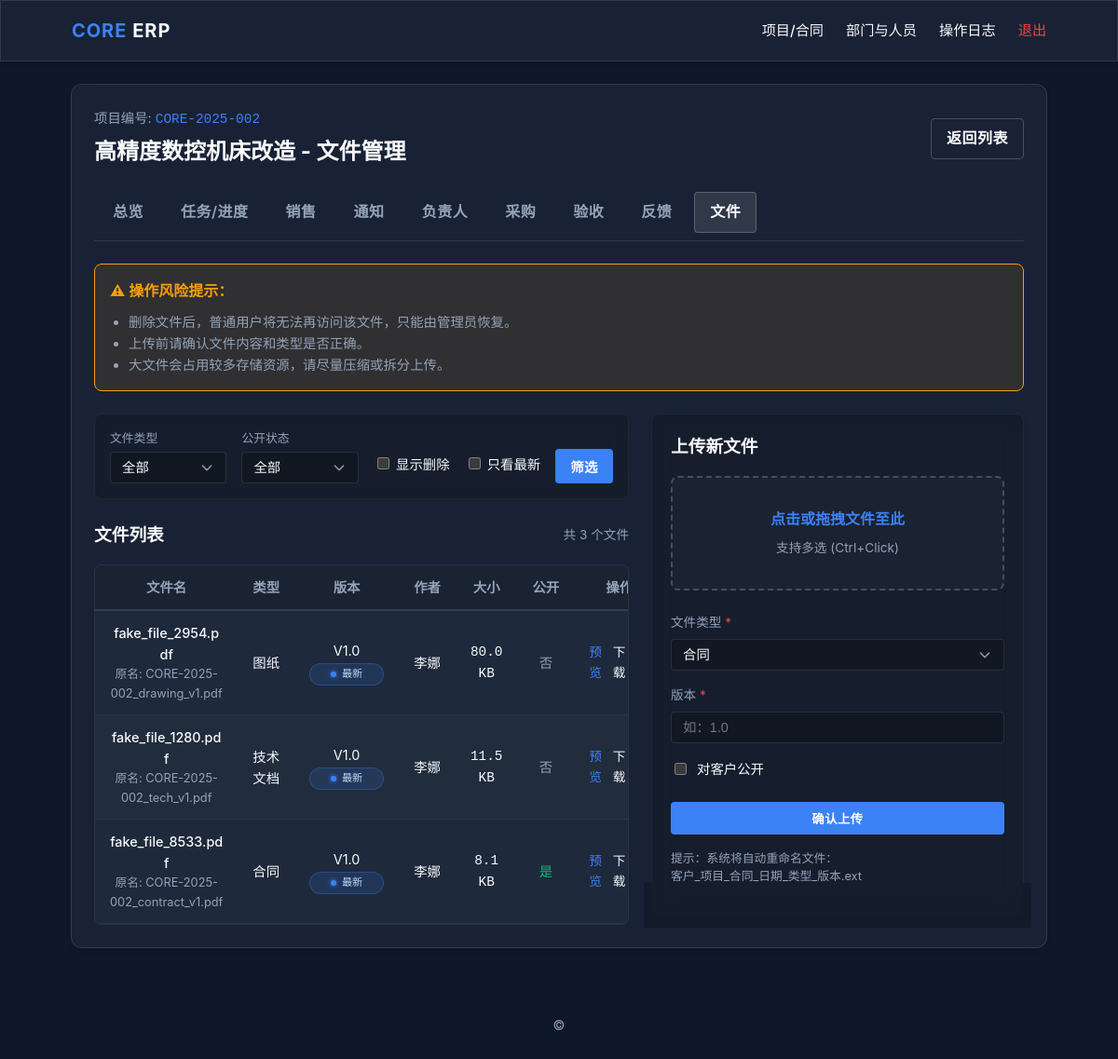
The app's page /contracts/2/files (signed in) with its own data.
### core/models.py (models this page shows)
class Contract(db.Model):
    __tablename__ = 'contracts'
    id = db.Column(db.Integer, primary_key=True)
    company_id = db.Column(db.Integer, db.ForeignKey('companies.id'), nullable=False)
    company = db.relationship('Company', back_populates='contracts')
    project_code = db.Column(db.String(50), nullable=False, unique=True)
    contract_number = db.Column(db.String(50), nullable=False)
    name = db.Column(db.String(200), nullable=False)
    planned_delivery_date = db.Column(db.Date, nullable=True)
    client_manager = db.Column(db.String(100))
    client_contact = db.Column(db.String(200))
    our_manager = db.Column(db.String(100))
    status = db.Column(db.String(50), default='新建')
    status_note = db.Column(db.String(500), nullable=True)  # 手工状态备注
    created_at = db.Column(db.DateTime, default=datetime.utcnow)
    created_by_id = db.Column(db.Integer, db.ForeignKey('users.id'))
    created_by = db.relationship('User', backref='contracts')

class ProjectFile(db.Model):
    __tablename__ = 'project_files'
    id = db.Column(db.Integer, primary_key=True)
    contract_id = db.Column(db.Integer, db.ForeignKey('contracts.id'), nullable=False)
    uploader_id = db.Column(db.Integer, db.ForeignKey('users.id'), nullable=False)
    file_type = db.Column(db.String(50), nullable=False)
    version = db.Column(db.String(20))
    author = db.Column(db.String(100))
    original_filename = db.Column(db.String(255), nullable=False)
    stored_filename = db.Column(db.String(255), nullable=False)
    content_type = db.Column(db.String(100))
    file_size = db.Column(db.Integer)
    is_public = db.Column(db.Boolean, default=False)
    owner_role = db.Column(db.String(50))
    is_deleted = db.Column(db.Boolean, default=False)
    created_at = db.Column(db.DateTime, default=datetime.utcnow)
    updated_at = db.Column(db.DateTime, default=datetime.utcnow, onupdate=datetime.utcnow)
    contract = db.relationship('Contract', backref='files')
    uploader = db.relationship('User', backref='uploaded_files')

### core/contracts.py (the view, shortened to what this page needs)
@contracts_bp.route('/<int:contract_id>/files', methods=['GET', 'POST'])
@login_required
def manage_files(contract_id):
    contract = Contract.query.get_or_404(contract_id)
    user_id = session.get('user_id')
    user = User.query.get(user_id) if user_id else None
    if request.method == 'GET':
        file_type = request.args.get("file_type") or ""
        is_public_raw = request.args.get("is_public", "")
        show_deleted = request.args.get("show_deleted") == "1"
        latest_only_flag = request.args.get("latest_only") == "1"
        if is_public_raw == "1":
            is_public = True
        elif is_public_raw == "0":
            is_public = False
        else:
            is_public = None
        all_files = file_service.list_files_for_user(
            contract=contract,
            user=user,
            file_type=file_type or None,
            is_public=is_public,
            include_deleted=show_deleted,
            latest_only=False,
        )
        latest_files = file_service.list_files_for_user(
            contract=contract,
            user=user,
            file_type=file_type or None,
            is_public=is_public,
            include_deleted=show_deleted,
            latest_only=True,
        )
        latest_ids = {f.id for f in latest_files}
        if latest_only_flag:
            files = [f for f in all_files if f.id in latest_ids]
        else:
            files = all_files
        return render_template(
            "contracts/files.html",
            contract=contract,
            user=user,  # 传给模板，用于控制“已删除可见”等权限
            files=files,
            latest_ids=latest_ids,
            filter_file_type=file_type,
            filter_is_public=is_public_raw,
            filter_show_deleted=show_deleted,
            filter_latest_only=latest_only_flag,
        )

### core/templates/contracts/files.html (shortened to what this page needs)
{% extends 'base.html' %}
{% block content %}
<div class="glass-panel" style="padding: 24px; border-radius: 12px; margin-bottom: 24px;">
    <div style="display: flex; justify-content: space-between; align-items: center; margin-bottom: 24px;">
        <div>
            <div style="font-size: 0.9rem; color: var(--color-text-sub);">项目编号: <span style="color: var(--color-primary); font-family: monospace;">{{ contract.project_code }}</span></div>
            <h2 style="margin: 4px 0 0 0; font-size: 1.5rem; font-weight: 700;">{{ contract.name }} - 文件管理</h2>
        </div>
        <a href="{{ url_for('contracts.list_contracts') }}" class="btn-industrial" style="background: transparent; border: 1px solid rgba(255,255,255,0.2);">返回列表</a>
    </div>
    <div style="display: flex; gap: 8px; margin-bottom: 24px; overflow-x: auto; padding: 12px 4px 8px 4px; border-bottom: 1px solid rgba(255,255,255,0.1); position: relative; z-index: 5; margin-top: -12px;">
        <a href="{{ url_for('contracts.contract_overview', contract_id=contract.id) }}" class="btn-industrial" style="background: transparent; border: none; color: var(--color-text-sub);">总览</a>
        <a href="{{ url_for('contracts.manage_tasks', contract_id=contract.id) }}" class="btn-industrial" style="background: transparent; border: none; color: var(--color-text-sub);">任务/进度</a>
        <a href="{{ url_for('contracts.manage_sales', contract_id=contract.id) }}" class="btn-industrial" style="background: transparent; border: none; color: var(--color-text-sub);">销售</a>
        <a href="{{ url_for('contracts.notify_contract', contract_id=contract.id) }}" class="btn-industrial" style="background: transparent; border: none; color: var(--color-text-sub);">通知</a>
        <a href="{{ url_for('contracts.manage_leaders', contract_id=contract.id) }}" class="btn-industrial" style="background: transparent; border: none; color: var(--color-text-sub);">负责人</a>
        <a href="{{ url_for('contracts.manage_procurements', contract_id=contract.id) }}" class="btn-industrial" style="background: transparent; border: none; color: var(--color-text-sub);">采购</a>
        <a href="{{ url_for('contracts.manage_acceptances', contract_id=contract.id) }}" class="btn-industrial" style="background: transparent; border: none; color: var(--color-text-sub);">验收</a>
        <a href="{{ url_for('contracts.manage_feedbacks', contract_id=contract.id) }}" class="btn-industrial" style="background: transparent; border: none; color: var(--color-text-sub);">反馈</a>
        <a href="{{ url_for('contracts.manage_files', contract_id=contract.id) }}" class="btn-industrial" style="background: rgba(255,255,255,0.1); border: 1px solid rgba(255,255,255,0.2);">文件</a>
    </div>
    <div class="alert alert-warning" style="margin-bottom: 24px; border: 1px solid var(--color-warning); background: rgba(245, 158, 11, 0.1); padding: 16px; border-radius: 8px; color: var(--color-text-main);">
        <strong style="color: var(--color-warning);">⚠ 操作风险提示：</strong>
        <ul style="margin: 8px 0 0 20px; padding: 0; font-size: 0.9rem; color: var(--color-text-sub);">
            <li>删除文件后，普通用户将无法再访问该文件，只能由管理员恢复。</li>
            <li>上传前请确认文件内容和类型是否正确。</li>
            <li>大文件会占用较多存储资源，请尽量压缩或拆分上传。</li>
        </ul>
    </div>
    <div style="display: flex; flex-wrap: wrap; gap: 24px; align-items: flex-start;">
        <div style="flex: 1; min-width: 0;">
            <form method="get" class="glass-panel" style="padding: 16px; border-radius: 8px; box-shadow: none; border: 1px solid rgba(255,255,255,0.05); background: rgba(0,0,0,0.2); margin-bottom: 24px;">
                <div style="display: flex; gap: 16px; align-items: flex-end; flex-wrap: wrap;">
                    <div style="flex: 1; min-width: 120px;">
                        <label style="display: block; font-size: 0.8rem; color: var(--color-text-sub); margin-bottom: 4px;">文件类型</label>
                        <select name="file_type" class="form-control" style="width: 100%;">
                            <option value="" {% if not filter_file_type %}selected{% endif %}>全部</option>
                        </select>
                    </div>
                    <div style="flex: 1; min-width: 120px;">
                        <label style="display: block; font-size: 0.8rem; color: var(--color-text-sub); margin-bottom: 4px;">公开状态</label>
                        <select name="is_public" class="form-control" style="width: 100%;">
                            <option value="" {% if not filter_is_public %}selected{% endif %}>全部</option>
                        </select>
                    </div>
                    {% if user and user.role in ['admin', 'boss'] %}
                    <div style="padding-bottom: 8px;">
                        <label style="font-size: 0.9rem; cursor: pointer;">
                            <input type="checkbox" name="show_deleted" value="1" {% if filter_show_deleted %}checked{% endif %}> 显示删除
                        </label>
                    </div>
                    {% endif %}
                    <div style="padding-bottom: 8px;">
                        <label style="font-size: 0.9rem; cursor: pointer;">
                            <input type="checkbox" name="latest_only" value="1" {% if filter_latest_only %}checked{% endif %}> 只看最新
                        </label>
                    </div>
                    <button type="submit" class="btn-industrial" style="padding: 8px 16px; font-size: 0.9rem;">筛选</button>
                </div>
            </form>
            <div style="display: flex; justify-content: space-between; align-items: center; margin-bottom: 16px;">
                <h3 style="margin: 0;">文件列表</h3>
                <div style="font-size: 0.85rem; color: var(--color-text-sub);">共 {{ files|length }} 个文件</div>
            </div>
            {% if files %}
            <div class="table-container">
                <table class="ind-table">
                    <thead>
                        <tr>
                            <th style="width: 30%;">文件名</th>
                            <th style="width: 10%;">类型</th>
                            <th style="width: 10%;">版本</th>
                            <th style="width: 10%;">作者</th>
                            <th style="width: 10%;">大小</th>
                            <th style="width: 10%;">公开</th>
                            <th style="width: 20%; text-align: right;">操作</th>
                        </tr>
                    </thead>
                    <tbody>
                        {% for f in files %}
                        <tr>
                            <td>
                                <div style="font-weight: 500; word-break: break-all;">{{ f.stored_filename }}</div>
                                <div style="font-size: 0.8rem; color: var(--color-text-sub);">原名: {{ f.original_filename }}</div>
                            </td>
                            <td>
                                {% if f.file_type == 'contract' %}合同
                                {% elif f.file_type == 'tech' %}技术文档
                                {% elif f.file_type == 'drawing' %}图纸
                                {% else %}其它{% endif %}
                            </td>
                            <td>
                                {{ f.version }}
                                {% if latest_ids and f.id in latest_ids %}
                                <span class="status-badge active" style="font-size: 0.7rem; padding: 2px 6px;">最新</span>
                                {% endif %}
                            </td>
                            <td>{{ f.author }}</td>
                            <td style="font-family: monospace;">{{ human_filesize(f.file_size) }}</td>
                            <td>
                                {% if f.is_public %}
                                <span style="color: var(--color-accent);">是</span>
                                {% else %}
                                <span style="color: var(--color-text-sub);">否</span>
                                {% endif %}
                            </td>
                            <td style="text-align: center;">
                                <div style="display: flex; gap: 12px; justify-content: center; align-items: center;">
                                    <a href="{{ url_for('contracts.preview_file', contract_id=contract.id, file_id=f.id) }}" target="_blank" style="color: var(--color-primary); text-decoration: none; font-size: 0.85rem;">预览</a>
                                    <a href="{{ url_for('contracts.download_file', contract_id=contract.id, file_id=f.id) }}" style="color: var(--color-text-main); text-decoration: none; font-size: 0.85rem;">下载</a>
                                </div>
                            </td>
                        </tr>
                        {% endfor %}
                    </tbody>
                </table>
            </div>
            {% else %}
            <div style="text-align: center; padding: 48px; color: var(--color-text-sub); border: 1px dashed rgba(255,255,255,0.1); border-radius: 8px;">
                暂无文件，请在右侧上传。
            </div>
            {% endif %}
        </div>
        <div class="glass-panel" style="width: 400px; max-width: 100%; flex-shrink: 0; padding: 20px; border-radius: 8px; border: 1px solid rgba(255,255,255,0.05); background: rgba(0,0,0,0.2); height: fit-content;">
            <h3 style="margin: 0 0 16px 0;">上传新文件</h3>
            <form method="post" enctype="multipart/form-data" id="uploadForm">
                <div id="uploadBox" class="upload-box">
                    <div id="uploadText">点击或拖拽文件至此</div>
                    <div class="upload-subtext">支持多选 (Ctrl+Click)</div>
                </div>
                <div class="form-group" style="margin-bottom: 16px; margin-top: 24px;">
                    <label style="display: block; font-size: 0.85rem; color: var(--color-text-sub); margin-bottom: 6px;">文件类型 <span style="color: var(--color-danger);">*</span></label>
                    <select name="file_type" class="form-control" style="width: 100%;" required>
                        <option value="contract">合同</option>
                    </select>
                </div>
                <div class="form-group" style="margin-bottom: 16px;">
                    <label style="display: block; font-size: 0.85rem; color: var(--color-text-sub); margin-bottom: 6px;">版本 <span style="color: var(--color-danger);">*</span></label>
                    <input type="text" name="version" class="form-control" style="width: 100%; box-sizing: border-box;" placeholder="如：1.0" required>
                </div>
                <div class="form-group" style="margin-bottom: 24px;">
                    <label style="display: flex; align-items: center; gap: 8px; font-size: 0.9rem; cursor: pointer;">
                        <input type="checkbox" name="is_public" value="1">
                        对客户公开
                    </label>
                </div>
                <button type="submit" class="btn-industrial" style="width: 100%;">确认上传</button>
            </form>
            <div style="margin-top: 16px; font-size: 0.8rem; color: var(--color-text-sub); line-height: 1.5;">
                <p>提示：系统将自动重命名文件：<br>客户_项目_合同_日期_类型_版本.ext</p>
            </div>
        </div>
    </div>
</div>
{% endblock %}

### records on screen
Contract: project_code "CORE-2025-002", name "高精度数控机床改造"
ProjectFile: stored_filename "fake_file_2954.pdf", original_filename "CORE-2025-002_drawing_v1.pdf", file_type "图纸", version "V1.0", shows "最新", author "李娜", file_size "80.0 KB", is_public "否"
ProjectFile: stored_filename "fake_file_1280.pdf", original_filename "CORE-2025-002_tech_v1.pdf", file_type "技术文档", version "V1.0", shows "最新", author "李娜", file_size "11.5 KB", is_public "否"
ProjectFile: stored_filename "fake_file_8533.pdf", original_filename "CORE-2025-002_contract_v1.pdf", file_type "合同", version "V1.0", shows "最新", author "李娜", file_size "8.1 KB", is_public "是"

### other values on screen
{{ files|length }} "3"
